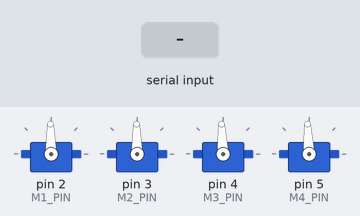
The sketch below on a simulated Arduino Uno, built with avr-gcc and run on an emulated ATmega328P. On the bench: 4 × servo. The test bench sets the inputs (shaded band). What the sketch prints to the serial monitor is not drawn.

Above: at 1.2 s.
1.3 s: "s" received over Serial
Timing chart, 0 to 4.3 s (numbered marks = the images above; inputs shaded):
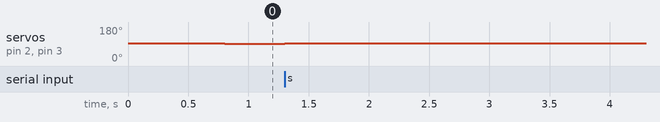

The sketch:

ROV_LOOP.ino
```cpp
#include <Arduino.h>
#include <Servo.h>

// ================= PWM (PELAAAAAN) =================
#define PWM_STOP   1500
#define PWM_CW     1480
#define PWM_CCW    1520

// ================= PIN =================
#define M1_PIN 2
#define M2_PIN 3
#define M3_PIN 4
#define M4_PIN 5

Servo M1, M2, M3, M4;

// ================= STATE =================
enum State {
  DIAM,
  MAJU,
  MUNDUR,
  ROTASI_KANAN,
  ROTASI_KIRI,
  NAIK,
  TURUN,
  MAJU_NAIK,
  MAJU_TURUN,
  MUNDUR_NAIK,
  MUNDUR_TURUN,
  ROTASI_KANAN_NAIK,
  ROTASI_KANAN_TURUN,
  ROTASI_KIRI_NAIK,
  ROTASI_KIRI_TURUN,
  JUMLAH_STATE   // <<< penanda jumlah state
};

State currentState = DIAM;
bool emergencyStop = false;

unsigned long stateStart = 0;
const unsigned long STATE_TIME = 800;   // <<< lebih responsif
unsigned long lastPrint = 0;

// ================= SETUP =================
void setup() {
  Serial.begin(115200);

  M1.attach(M1_PIN);
  M2.attach(M2_PIN);
  M3.attach(M3_PIN);
  M4.attach(M4_PIN);

  stopAll();
  stateStart = millis();

  Serial.println("=== ROV TEST LOOPING ===");
  Serial.println("Tekan 'S' untuk STOP DARURAT");
}

// ================= LOOP =================
void loop() {

  // ===== EMERGENCY STOP =====
  if (Serial.available()) {
    char c = Serial.read();
    if (c == 's' || c == 'S') {
      emergencyStop = true;
      stopAll();
      Serial.println("!!! EMERGENCY STOP AKTIF !!!");
    }
  }
  if (emergencyStop) return;

  // ===== GANTI STATE =====
  if (millis() - stateStart >= STATE_TIME) {
    nextState();
    stateStart = millis();
  }

  jalankanState();
}

// ================= STATE LOGIC =================
void jalankanState() {

  int pwm1 = PWM_STOP, pwm2 = PWM_STOP;
  int pwm3 = PWM_STOP, pwm4 = PWM_STOP;

  switch (currentState) {

    case MAJU:
      pwm1 = PWM_CW; pwm2 = PWM_CW; break;

    case MUNDUR:
      pwm1 = PWM_CCW; pwm2 = PWM_CCW; break;

    case ROTASI_KANAN:
      pwm1 = PWM_CW; pwm2 = PWM_CCW; break;

    case ROTASI_KIRI:
      pwm1 = PWM_CCW; pwm2 = PWM_CW; break;

    case NAIK:
      pwm3 = PWM_CW; pwm4 = PWM_CW; break;

    case TURUN:
      pwm3 = PWM_CCW; pwm4 = PWM_CCW; break;

    case MAJU_NAIK:
      pwm1 = PWM_CW; pwm2 = PWM_CW;
      pwm3 = PWM_CW; pwm4 = PWM_CW; break;

    case MAJU_TURUN:
      pwm1 = PWM_CW; pwm2 = PWM_CW;
      pwm3 = PWM_CCW; pwm4 = PWM_CCW; break;

    case MUNDUR_NAIK:
      pwm1 = PWM_CCW; pwm2 = PWM_CCW;
      pwm3 = PWM_CW; pwm4 = PWM_CW; break;

    case MUNDUR_TURUN:
      pwm1 = PWM_CCW; pwm2 = PWM_CCW;
      pwm3 = PWM_CCW; pwm4 = PWM_CCW; break;

    case ROTASI_KANAN_NAIK:
      pwm1 = PWM_CW; pwm2 = PWM_CCW;
      pwm3 = PWM_CW; pwm4 = PWM_CW; break;

    case ROTASI_KANAN_TURUN:
      pwm1 = PWM_CW; pwm2 = PWM_CCW;
      pwm3 = PWM_CCW; pwm4 = PWM_CCW; break;

    case ROTASI_KIRI_NAIK:
      pwm1 = PWM_CCW; pwm2 = PWM_CW;
      pwm3 = PWM_CW; pwm4 = PWM_CW; break;

    case ROTASI_KIRI_TURUN:
      pwm1 = PWM_CCW; pwm2 = PWM_CW;
      pwm3 = PWM_CCW; pwm4 = PWM_CCW; break;

    default:
      break;
  }

  M1.writeMicroseconds(pwm1);
  M2.writeMicroseconds(pwm2);
  M3.writeMicroseconds(pwm3);
  M4.writeMicroseconds(pwm4);

  // ===== SERIAL TANPA DELAY =====
  if (millis() - lastPrint >= 150) {
    lastPrint = millis();
    Serial.print("KONDISI: ");
    Serial.print(getStateName(currentState));
    Serial.print(" | M1:"); Serial.print(pwm1);
    Serial.print(" M2:"); Serial.print(pwm2);
    Serial.print(" M3:"); Serial.print(pwm3);
    Serial.print(" M4:"); Serial.println(pwm4);
  }
}

// ================= NEXT STATE (LOOPING) =================
void nextState() {
  currentState = (State)((currentState + 1) % JUMLAH_STATE);
}

// ================= NAMA STATE =================
const char* getStateName(State s) {
  switch (s) {
    case DIAM: return "DIAM";
    case MAJU: return "MAJU";
    case MUNDUR: return "MUNDUR";
    case ROTASI_KANAN: return "ROTASI KANAN";
    case ROTASI_KIRI: return "ROTASI KIRI";
    case NAIK: return "NAIK";
    case TURUN: return "TURUN";
    case MAJU_NAIK: return "MAJU+NAIK";
    case MAJU_TURUN: return "MAJU+TURUN";
    case MUNDUR_NAIK: return "MUNDUR+NAIK";
    case MUNDUR_TURUN: return "MUNDUR+TURUN";
    case ROTASI_KANAN_NAIK: return "KANAN+NAIK";
    case ROTASI_KANAN_TURUN: return "KANAN+TURUN";
    case ROTASI_KIRI_NAIK: return "KIRI+NAIK";
    case ROTASI_KIRI_TURUN: return "KIRI+TURUN";
    default: return "UNKNOWN";
  }
}

// ================= UTIL =================
void stopAll() {
  M1.writeMicroseconds(PWM_STOP);
  M2.writeMicroseconds(PWM_STOP);
  M3.writeMicroseconds(PWM_STOP);
  M4.writeMicroseconds(PWM_STOP);
}
```

Measured:
- after the input at 1.3 s, servo on pin 4 (M3_PIN), servo on pin 5 (M4_PIN): stops changing and stays 93°
